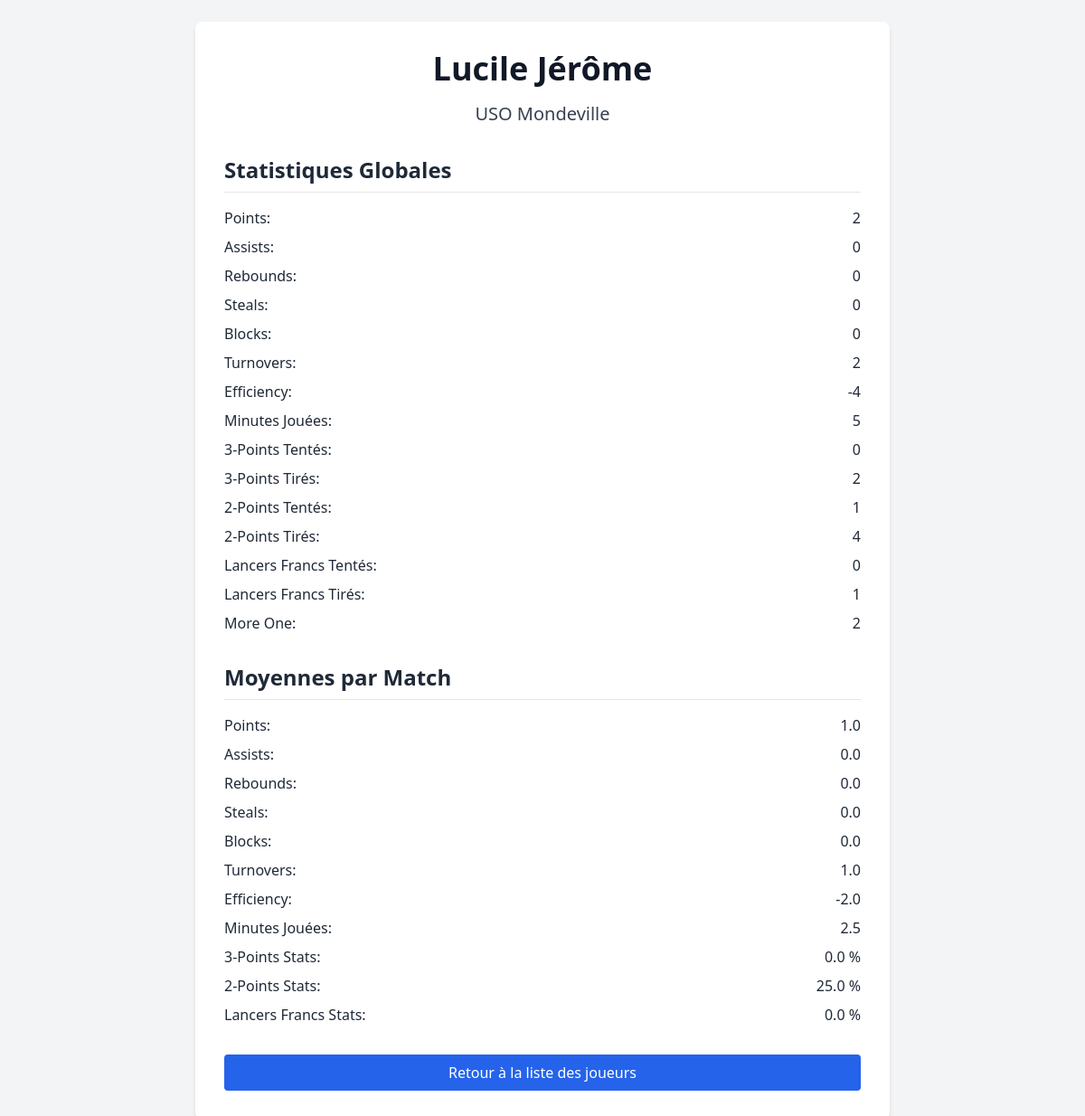
/player/1/, run on the app's committed database.
### player/models.py (models this page shows, shortened)
class Player(models.Model):
    name = models.CharField(max_length=100)
    forename = models.CharField(max_length=100)
    team = models.CharField(max_length=100)
    @property
    def total_points(self):
        return sum(match.points for match in self.matches.all())
    @property
    def total_assists(self):
        return sum(match.assists for match in self.matches.all())
    @property
    def total_rebounds(self):
        return sum(match.rebounds for match in self.matches.all())
    @property
    def total_steals(self):
        return sum(match.steals for match in self.matches.all())
    @property
    def total_blocks(self):
        return sum(match.blocks for match in self.matches.all())
    @property
    def total_turnovers(self):
        return sum(match.turnover for match in self.matches.all())
    @property
    def total_efficiency(self):
        return sum(match.efficiency for match in self.matches.all())
    @property
    def total_minutes(self):
        return sum(match.time for match in self.matches.all())
    @property
    def total_threes(self):
        return sum(match.three for match in self.matches.all())
    @property
    def total_threes_made(self):
        return sum(match.three_made for match in self.matches.all())
    @property
    def total_twos(self):
        return sum(match.two for match in self.matches.all())
    @property
    def total_twos_made(self):
        return sum(match.two_made for match in self.matches.all())
    @property
    def total_ones(self):
        return sum(match.one for match in self.matches.all())
    @property
    def total_ones_made(self):
        return sum(match.one_made for match in self.matches.all())
    @property
    def total_more_one(self):
        return sum(match.more_one for match in self.matches.all())
    @property
    def average_points(self):
        return self.total_points / self.total_more_one if self.total_more_one > 0 else 0
    @property
    def average_assists(self):
        return self.total_assists / self.total_more_one if self.total_more_one > 0 else 0
    @property
    def average_rebounds(self):
        return self.total_rebounds / self.total_more_one if self.total_more_one > 0 else 0
    @property
    def average_steals(self):
        return self.total_steals / self.total_more_one if self.total_more_one > 0 else 0
    @property
    def average_blocks(self):
        return self.total_blocks / self.total_more_one if self.total_more_one > 0 else 0
    @property
    def average_turnovers(self):
        return self.total_turnovers / self.total_more_one if self.total_more_one > 0 else 0
    @property
    def average_efficiency(self):
        return self.total_efficiency / self.total_more_one if self.total_more_one > 0 else 0
    @property
    def average_minutes(self):
        return self.total_minutes / self.total_more_one if self.total_more_one > 0 else 0
    @property
    def average_threes(self):
        return (self.total_threes / self.total_threes_made) * 100 if self.total_more_one > 0 else 0
    @property
    def average_twos(self):
        return (self.total_twos / self.total_twos_made) * 100 if self.total_more_one > 0 else 0
    @property
    def average_ones(self):
        return (self.total_ones / self.total_ones_made) * 100 if self.total_more_one > 0 else 0

class Match(models.Model):
    player = models.ForeignKey(Player, on_delete=models.CASCADE, related_name="matches")
    points = models.IntegerField()
    assists = models.IntegerField()
    rebounds = models.IntegerField()
    steals = models.IntegerField()
    blocks = models.IntegerField()
    turnover = models.IntegerField()
    three = models.IntegerField()
    three_made = models.IntegerField()
    two = models.IntegerField()
    two_made = models.IntegerField()
    one = models.IntegerField()
    one_made = models.IntegerField()
    efficiency = models.IntegerField()
    time = models.IntegerField(default=0)  # or another default value
    more_one = models.IntegerField()
    playoff = models.BooleanField(default=False)
    club = models.BooleanField(default=False)
    equipe = models.BooleanField(default=False)
    reguliere = models.BooleanField(default=True)
    ligue_2 = models.BooleanField(default=False)
    ligue_1 = models.BooleanField(default=False)

### player/views.py (the view)
# urls.py: path('player/<int:player_id>/', views.player_detail, name='player_detail'),
def player_detail(request, player_id):
    player = Player.objects.get(id=player_id)
    return render(request, 'player_detail.html', {'player': player})

### player/templates/player_detail.html (shortened to what this page needs)
<!DOCTYPE html>
{% load static %}
<html lang="fr">
<head>
    <link href="{% static 'css/styles.css' %}" rel="stylesheet">
</head>
<body class="bg-gray-100 text-gray-800 p-6">
    <div class="max-w-3xl mx-auto bg-white p-8 rounded-lg shadow-md">
        <h1 class="text-4xl font-bold text-center text-gray-900 mb-4">{{ player.forename }} {{ player.name }}</h1>
        <p class="text-center text-xl text-gray-700 mb-8">{{ player.team }}</p>
        <h2 class="text-2xl font-semibold text-gray-800 border-b pb-2 mb-4">Statistiques Globales</h2>
        <div class="space-y-2">
            <p class="flex justify-between"><span>Points:</span> <span>{{ player.total_points }}</span></p>
            <p class="flex justify-between"><span>Assists:</span> <span>{{ player.total_assists }}</span></p>
            <p class="flex justify-between"><span>Rebounds:</span> <span>{{ player.total_rebounds }}</span></p>
            <p class="flex justify-between"><span>Steals:</span> <span>{{ player.total_steals }}</span></p>
            <p class="flex justify-between"><span>Blocks:</span> <span>{{ player.total_blocks }}</span></p>
            <p class="flex justify-between"><span>Turnovers:</span> <span>{{ player.total_turnovers }}</span></p>
            <p class="flex justify-between"><span>Efficiency:</span> <span>{{ player.total_efficiency }}</span></p>
            <p class="flex justify-between"><span>Minutes Jouées:</span> <span>{{ player.total_minutes }}</span></p>
            <p class="flex justify-between"><span>3-Points Tentés:</span> <span>{{ player.total_threes }}</span></p>
            <p class="flex justify-between"><span>3-Points Tirés:</span> <span>{{ player.total_threes_made }}</span></p>
            <p class="flex justify-between"><span>2-Points Tentés:</span> <span>{{ player.total_twos }}</span></p>
            <p class="flex justify-between"><span>2-Points Tirés:</span> <span>{{ player.total_twos_made }}</span></p>
            <p class="flex justify-between"><span>Lancers Francs Tentés:</span> <span>{{ player.total_ones }}</span></p>
            <p class="flex justify-between"><span>Lancers Francs Tirés:</span> <span>{{ player.total_ones_made }}</span></p>
            <p class="flex justify-between"><span>More One:</span> <span>{{ player.total_more_one }}</span></p>
        </div>
        <h2 class="text-2xl font-semibold text-gray-800 border-b pb-2 mt-8 mb-4">Moyennes par Match</h2>
        <div class="space-y-2">
            <p class="flex justify-between"><span>Points:</span> <span>{{ player.average_points }}</span></p>
            <p class="flex justify-between"><span>Assists:</span> <span>{{ player.average_assists }}</span></p>
            <p class="flex justify-between"><span>Rebounds:</span> <span>{{ player.average_rebounds }}</span></p>
            <p class="flex justify-between"><span>Steals:</span> <span>{{ player.average_steals }}</span></p>
            <p class="flex justify-between"><span>Blocks:</span> <span>{{ player.average_blocks }}</span></p>
            <p class="flex justify-between"><span>Turnovers:</span> <span>{{ player.average_turnovers }}</span></p>
            <p class="flex justify-between"><span>Efficiency:</span> <span>{{ player.average_efficiency }}</span></p>
            <p class="flex justify-between"><span>Minutes Jouées:</span> <span>{{ player.average_minutes }}</span></p>
            <p class="flex justify-between"><span>3-Points Stats:</span> <span>{{ player.average_threes }} %</span></p>
            <p class="flex justify-between"><span>2-Points Stats:</span> <span>{{ player.average_twos }} %</span></p>
            <p class="flex justify-between"><span>Lancers Francs Stats:</span> <span>{{ player.average_ones }} %</span></p>
        </div>
        <a href="{% url 'home' %}" class="block mt-8 text-center bg-blue-600 text-white py-2 rounded hover:bg-blue-700">
            Retour à la liste des joueurs
        </a>
    </div>
</body>
</html>

### static/css/styles.css (style rules this page uses)
html, :host { line-height: 1.5; -webkit-text-size-adjust: 100%; -moz-tab-size: 4; -o-tab-size: 4; tab-size: 4; font-family: ui-sans-serif, system-ui, sans-serif, "Apple Color Emoji", "Segoe UI Emoji", "Segoe UI Symbol", "Noto Color Emoji"; font-feature-settings: normal; font-variation-settings: normal; -webkit-tap-highlight-color: transparent; }
body { margin: 0; line-height: inherit; }
h1, h2, h3, h4, h5, h6 { font-size: inherit; font-weight: inherit; }
a { color: inherit; text-decoration: inherit; }
blockquote, dl, dd, h1, h2, h3, h4, h5, h6, hr, figure, p, pre { margin: 0; }
.mx-auto { margin-left: auto; margin-right: auto; }
.mb-4 { margin-bottom: 1rem; }
.mb-8 { margin-bottom: 2rem; }
.mt-8 { margin-top: 2rem; }
.block { display: block; }
.flex { display: flex; }
.max-w-3xl { max-width: 48rem; }
.justify-between { justify-content: space-between; }
.space-y-2 > :not([hidden]) ~ :not([hidden]) { --tw-space-y-reverse: 0; margin-top: calc(0.5rem * calc(1 - var(--tw-space-y-reverse))); margin-bottom: calc(0.5rem * var(--tw-space-y-reverse)); }
.rounded { border-radius: 0.25rem; }
.rounded-lg { border-radius: 0.5rem; }
.border-b { border-bottom-width: 1px; }
.bg-blue-600 { --tw-bg-opacity: 1; background-color: rgb(37 99 235 / var(--tw-bg-opacity)); }
.bg-gray-100 { --tw-bg-opacity: 1; background-color: rgb(243 244 246 / var(--tw-bg-opacity)); }
.bg-white { --tw-bg-opacity: 1; background-color: rgb(255 255 255 / var(--tw-bg-opacity)); }
.p-6 { padding: 1.5rem; }
.p-8 { padding: 2rem; }
.py-2 { padding-top: 0.5rem; padding-bottom: 0.5rem; }
.pb-2 { padding-bottom: 0.5rem; }
.text-center { text-align: center; }
.text-2xl { font-size: 1.5rem; line-height: 2rem; }
.text-4xl { font-size: 2.25rem; line-height: 2.5rem; }
.text-xl { font-size: 1.25rem; line-height: 1.75rem; }
.font-bold { font-weight: 700; }
.font-semibold { font-weight: 600; }
.text-gray-700 { --tw-text-opacity: 1; color: rgb(55 65 81 / var(--tw-text-opacity)); }
.text-gray-800 { --tw-text-opacity: 1; color: rgb(31 41 55 / var(--tw-text-opacity)); }
.text-gray-900 { --tw-text-opacity: 1; color: rgb(17 24 39 / var(--tw-text-opacity)); }
.text-white { --tw-text-opacity: 1; color: rgb(255 255 255 / var(--tw-text-opacity)); }
.shadow-md { --tw-shadow: 0 4px 6px -1px rgb(0 0 0 / 0.1), 0 2px 4px -2px rgb(0 0 0 / 0.1); --tw-shadow-colored: 0 4px 6px -1px var(--tw-shadow-color), 0 2px 4px -2px var(--tw-shadow-color); box-shadow: var(--tw-ring-offset-shadow, 0 0 #0000), var(--tw-ring-shadow, 0 0 #0000), var(--tw-shadow); }

### data on the page
Player: forename "Lucile", name "Jérôme", team "USO Mondeville", total_points "2", total_assists "0", total_rebounds "0", total_steals "0", total_blocks "0", total_turnovers "2", total_efficiency "-4", total_minutes "5", total_threes "0", total_threes_made "2", total_twos "1", total_twos_made "4", total_ones "0", total_ones_made "1", total_more_one "2", average_points "1.0", average_assists "0.0", average_rebounds "0.0", average_steals "0.0", average_blocks "0.0", average_turnovers "1.0", average_efficiency "-2.0", average_minutes "2.5", average_threes "0.0", average_twos "25.0", average_ones "0.0"
